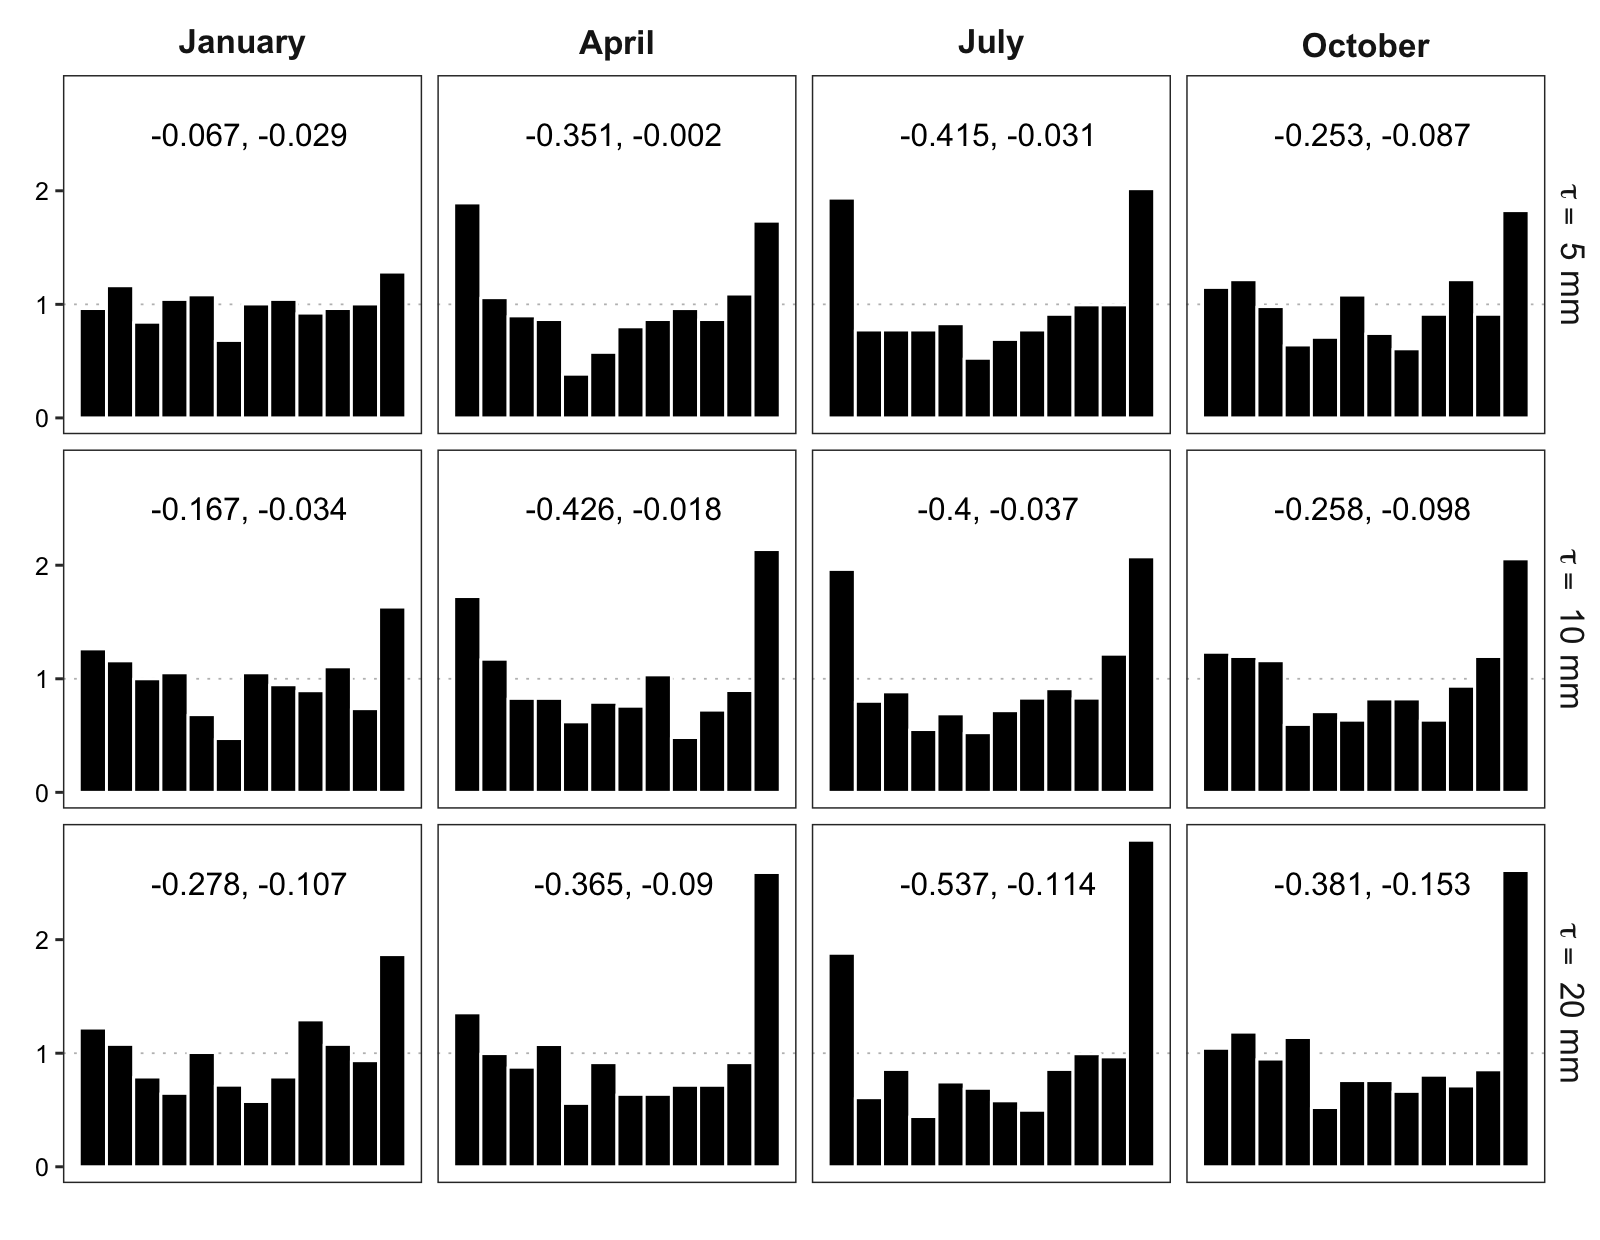

Recreate this plot in R.

## Produce FTE histograms for downscaled GEFS data

library(lubridate)
library(dplyr)
library(tidyr)
library(reshape2)
library(ggplot2)
library(fitdistrplus)
library(latex2exp)


# Threshold exceedence ranking --------------------------------------------

## import fields_dat dim(lat x lon x time x mem)
load("../data/gsdm_downscaled_fields.RData")

## compute the mean threshold exceedence of fields_df at array of thresholds
## and return analysis ranks
exceed_ranks <- function(dat_arr, tau){
  # dat_arr: 3d array (lon x lat x member)
  # tau: vector of thresholds
  ranks <- array(dim = length(tau))
  for (i in 1:length(tau)) {
    m <- apply(dat_arr, 3, function(field) mean(as.vector(field) > tau[i]))
    if(length(unique(m)) != 1) {
      ranks[i] <- rank(m, ties.method = "random")[1]
    } else {
      # exclude exact ties
      ranks[i] <- NA
    }
  }
  return(ranks)
}

disagg_rank <- function(r) {
  return(runif(1, r-1/24, r+1/24))
}

beta_score <- function(a, b) {
  bs <- 1 - sqrt(1 / (as.numeric(a)*as.numeric(b)))
  return( round(bs, 3) )
}

beta_bias <- function(a, b) {
  bb <- as.numeric(b) - as.numeric(a)
  return( round(bb, 3) )
}

## iterate over time, compute ranks at different thresholds
set.seed(10)
tau <- c(5,10,20)
ranks_df <- data.frame(t(apply(field_dat, 3, exceed_ranks, tau=tau))) # (day x tau)


# FTE Histograms ----------------------------------------------------------

## stratify days by month and build histograms for each month-threshold pair
names(ranks_df) <- paste('tau', tau, sep='')

m <- c(1, 4, 7, 10) # Jan, Apr, Jul, Oct
dates <- seq.Date(as.Date('2002-01-02'), as.Date('2015-12-30'), by='day')
date_idx <- (month(dates) %in% m)

## fit beta parameters to density fte hists
set.seed(20)
down_fit_tab <- ranks_df %>%
  mutate(month = month(dates[date_idx])) %>%
  melt(id.vars='month', variable.name='tau', value.name='rank') %>%
  mutate(rank = sapply((rank-0.5)/12, disagg_rank)) %>%
  group_by(tau, month) %>%
  drop_na() %>%
  summarise(params=paste(fitdist(rank,'beta')$estimate, collapse=" ")) %>%
  separate(params, c('a', 'b'), sep=" ") %>%
  mutate(beta.score=beta_score(a, b), beta.bias=beta_bias(a, b)) %>%
  unite(scores, beta.score:beta.bias, sep = ", ") 


## build dataframe with months and tau as factors to facet over
month_labs <- rep("", 12)
month_labs[c(1,4,7,10)] <- c("January", "April", "July", "October")
tau_labs <- c(tau5=TeX(paste("$\\tau = $", "5 mm")),
              tau10=TeX(paste("$\\tau = $", "10 mm")),
              tau20=TeX(paste("$\\tau = $", "20 mm")))

ranks_df <- ranks_df %>%
  mutate(month = month(dates[date_idx])) %>%
  melt(id.vars='month', variable.name='tau', value.name='rank') %>%
  mutate(month = as.factor(month_labs[month])) %>%
  mutate(rank = (rank-0.5)/12)

ranks_df$month <- factor(ranks_df$month,
                     levels = c("January", "April", "July", "October"),
                     labels = c("bold(January)", "bold(April)", "bold(July)", "bold(October)"))
levels(ranks_df$tau) <- tau_labs


png("fig09.png", units="in", height=6.2, width=8, res=200, pointsize=10)

ranks_df %>%
  ggplot(aes(x=rank)) +
  geom_hline(yintercept=1, linetype=3, size=0.3, color="grey") +
  geom_histogram(aes(y=..density..), bins=12, fill="black", color="white") +
  scale_y_continuous(breaks=seq(0,2)) +
  facet_grid(rows=vars(tau), cols=vars(month), labeller=label_parsed) +
  annotate("text", x=0.48, y=2.5, size=4, label=down_fit_tab$scores) +
  labs(y="", x="") +
  theme_bw() +
  theme(legend.title = element_blank(),
        strip.background = element_blank(),
        text = element_text(color="black"),
        strip.text = element_text(size=12),
        axis.text = element_text(size=9, color="black"),
        axis.text.x = element_blank(),
        axis.ticks.x = element_blank(),
        panel.grid.minor = element_blank(),
        panel.grid.major.x = element_blank(),
        panel.grid.major = element_blank(),
        aspect.ratio = 1/1,
        plot.margin = unit(c(0,0,0,0), "cm"))

dev.off()
